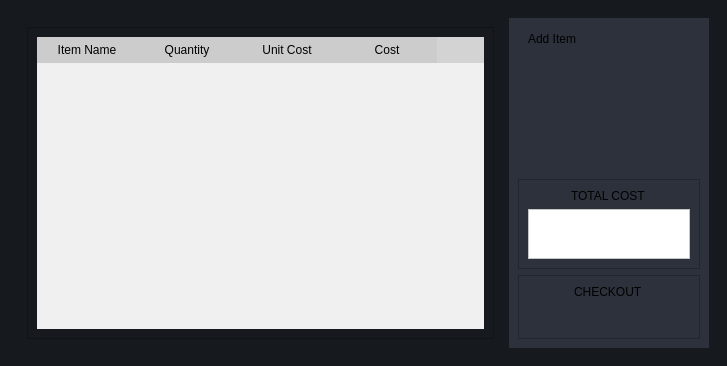
<?xml version="1.0" encoding="UTF-8"?>
<ui version="4.0">
 <class>MainWindow</class>
 <widget class="QMainWindow" name="MainWindow">
  <property name="geometry">
   <rect>
    <x>0</x>
    <y>0</y>
    <width>727</width>
    <height>366</height>
   </rect>
  </property>
  <property name="windowTitle">
   <string>MainWindow</string>
  </property>
  <property name="styleSheet">
   <string notr="true">color: white;
QTableWidget  {
    background-color: #f0f0f0;
    border: none;
}

QTableWidget QHeaderView {
    background-color: #d3d3d3;
    border: none;
}

QTableWidget QHeaderView::section {
    background-color: #cccccc;
    color: #000000;
    border: none;
    padding: 4px;
}

QTableWidget QTableWidgetItem {
    background-color: #ffffff;
    color: #000000;
    border: none;
    padding: 4px;
}

QTableWidget QTableWidgetItem::selected {
    background-color: #a6c5ff;
    color: #000000;
}


QPushButton{
	text-align: left;
	padding: 5px 10px;
	border-top-left-radius: 10px;
	border-bottom-left-radius: 10px;
}
</string>
  </property>
  <widget class="QWidget" name="cartWidget">
   <property name="styleSheet">
    <string notr="true">background-color: rgb(22, 25, 29);</string>
   </property>
   <layout class="QHBoxLayout" name="horizontalLayout">
    <item>
     <widget class="QWidget" name="widget_3" native="true">
      <layout class="QHBoxLayout" name="horizontalLayout_4">
       <item>
        <widget class="QWidget" name="widget" native="true">
         <property name="sizePolicy">
          <sizepolicy hsizetype="Expanding" vsizetype="Preferred">
           <horstretch>0</horstretch>
           <verstretch>0</verstretch>
          </sizepolicy>
         </property>
         <layout class="QHBoxLayout" name="horizontalLayout_3">
          <item>
           <widget class="QFrame" name="tableFrame">
            <property name="styleSheet">
             <string notr="true">color: black;</string>
            </property>
            <property name="frameShape">
             <enum>QFrame::StyledPanel</enum>
            </property>
            <property name="frameShadow">
             <enum>QFrame::Raised</enum>
            </property>
            <layout class="QHBoxLayout" name="horizontalLayout_2">
             <item>
              <widget class="QTableWidget" name="itemTable">
               <property name="styleSheet">
                <string notr="true">

QTableWidget {
    background-color: #f0f0f0;
    border: none;
}

QTableWidget QHeaderView {
    background-color: #d3d3d3;
    border: none;
}

QTableWidget QHeaderView::section {
    background-color: #cccccc;
    color: #000000;
    border: none;
    padding: 4px;
}

QTableWidget QTableWidgetItem {
    background-color: #ffffff;
    color: #000000;
    border: none;
    padding: 4px;
}

QTableWidget QTableWidgetItem::selected {
    background-color: #a6c5ff;
    color: #000000;
}

QTableWidget QTableWidget::item {
    color: #000000;
}

</string>
               </property>
               <column>
                <property name="text">
                 <string>Item Name</string>
                </property>
               </column>
               <column>
                <property name="text">
                 <string>Quantity</string>
                </property>
               </column>
               <column>
                <property name="text">
                 <string>Unit Cost</string>
                </property>
               </column>
               <column>
                <property name="text">
                 <string>Cost</string>
                </property>
               </column>
              </widget>
             </item>
            </layout>
           </widget>
          </item>
         </layout>
        </widget>
       </item>
       <item>
        <widget class="QWidget" name="widget_2" native="true">
         <property name="minimumSize">
          <size>
           <width>200</width>
           <height>0</height>
          </size>
         </property>
         <property name="maximumSize">
          <size>
           <width>100</width>
           <height>16777215</height>
          </size>
         </property>
         <property name="styleSheet">
          <string notr="true">background-color:rgb(44, 49, 60)</string>
         </property>
         <layout class="QVBoxLayout" name="verticalLayout">
          <item>
           <widget class="QPushButton" name="addItemBtn">
            <property name="text">
             <string>Add Item</string>
            </property>
            <property name="flat">
             <bool>false</bool>
            </property>
           </widget>
          </item>
          <item alignment="Qt::AlignBottom">
           <widget class="QFrame" name="costFrame">
            <property name="sizePolicy">
             <sizepolicy hsizetype="Preferred" vsizetype="Fixed">
              <horstretch>0</horstretch>
              <verstretch>0</verstretch>
             </sizepolicy>
            </property>
            <property name="frameShape">
             <enum>QFrame::StyledPanel</enum>
            </property>
            <property name="frameShadow">
             <enum>QFrame::Raised</enum>
            </property>
            <layout class="QVBoxLayout" name="verticalLayout_3">
             <item alignment="Qt::AlignHCenter">
              <widget class="QLabel" name="costLabel">
               <property name="text">
                <string>TOTAL COST</string>
               </property>
              </widget>
             </item>
             <item>
              <widget class="QTextEdit" name="displayCost">
               <property name="minimumSize">
                <size>
                 <width>0</width>
                 <height>20</height>
                </size>
               </property>
               <property name="maximumSize">
                <size>
                 <width>16777215</width>
                 <height>50</height>
                </size>
               </property>
               <property name="styleSheet">
                <string notr="true">background-color: rgb(255, 255, 255);</string>
               </property>
               <property name="html">
                <string>&lt;!DOCTYPE HTML PUBLIC &quot;-//W3C//DTD HTML 4.0//EN&quot; &quot;http://www.w3.org/TR/REC-html40/strict.dtd&quot;&gt;
&lt;html&gt;&lt;head&gt;&lt;meta name=&quot;qrichtext&quot; content=&quot;1&quot; /&gt;&lt;style type=&quot;text/css&quot;&gt;
p, li { white-space: pre-wrap; }
&lt;/style&gt;&lt;/head&gt;&lt;body style=&quot; font-family:'MS Shell Dlg 2'; font-size:8.25pt; font-weight:400; font-style:normal;&quot;&gt;
&lt;p style=&quot;-qt-paragraph-type:empty; margin-top:0px; margin-bottom:0px; margin-left:0px; margin-right:0px; -qt-block-indent:0; text-indent:0px;&quot;&gt;&lt;br /&gt;&lt;/p&gt;&lt;/body&gt;&lt;/html&gt;</string>
               </property>
              </widget>
             </item>
            </layout>
           </widget>
          </item>
          <item>
           <widget class="QFrame" name="frame_2">
            <property name="sizePolicy">
             <sizepolicy hsizetype="Preferred" vsizetype="Fixed">
              <horstretch>0</horstretch>
              <verstretch>0</verstretch>
             </sizepolicy>
            </property>
            <property name="frameShape">
             <enum>QFrame::StyledPanel</enum>
            </property>
            <property name="frameShadow">
             <enum>QFrame::Raised</enum>
            </property>
            <layout class="QVBoxLayout" name="verticalLayout_2">
             <item alignment="Qt::AlignHCenter|Qt::AlignBottom">
              <widget class="QLabel" name="label">
               <property name="text">
                <string>CHECKOUT</string>
               </property>
              </widget>
             </item>
             <item>
              <widget class="QPushButton" name="checkoutBtn">
               <property name="text">
                <string/>
               </property>
               <property name="icon">
                <iconset resource="../Images/resources.qrc">
                 <normaloff>:/white /White Icons/shopping-cart.svg</normaloff>:/white /White Icons/shopping-cart.svg</iconset>
               </property>
              </widget>
             </item>
            </layout>
           </widget>
          </item>
         </layout>
        </widget>
       </item>
      </layout>
     </widget>
    </item>
   </layout>
  </widget>
 </widget>
 <resources>
  <include location="../Images/resources.qrc"/>
 </resources>
 <connections/>
</ui>
